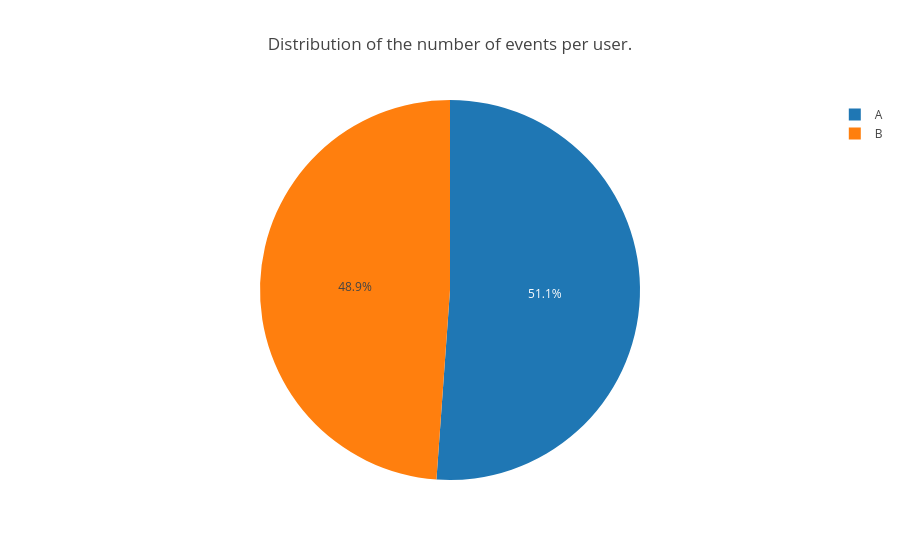

This figure's notebook cell:
### Markdown cell above
### Is the number of events per user distributed equally in the samples?

### Code cell
tm_events_per_user = df_ab_testing.groupby(['group']).agg({
    'user_id': 'nunique',
    'event_dt': 'count'
}).rename(columns={
    'user_id': 'n_users',
    'event_dt': 'n_events'
}).reset_index()

tm_events_per_user['n_events_per_user'] = round(tm_events_per_user.n_events / tm_events_per_user.n_users, 2)
tm_events_per_user

fig = px.pie(
    tm_events_per_user,
    values='n_events',
    names='group',
    #              color='region',
    title='Distribution of the number of events per user.')

# fig.show('svg')

fig.show()

### Figure 1 — Plotly figure (JSON) as saved in the notebook; plotly's stock layout.template omitted (floating-point values rounded to 4 significant figures)
{"data": [{"domain": {"x": [0, 1], "y": [0, 1]}, "hovertemplate": "group=%{label}<br>n_events=%{value}<extra></extra>", "labels": ["A", "B"], "legendgroup": "", "name": "", "showlegend": true, "type": "pie", "values": [26513, 25335]}], "layout": {"legend": {"tracegroupgap": 0}, "title": {"text": "Distribution of the number of events per user."}}}
